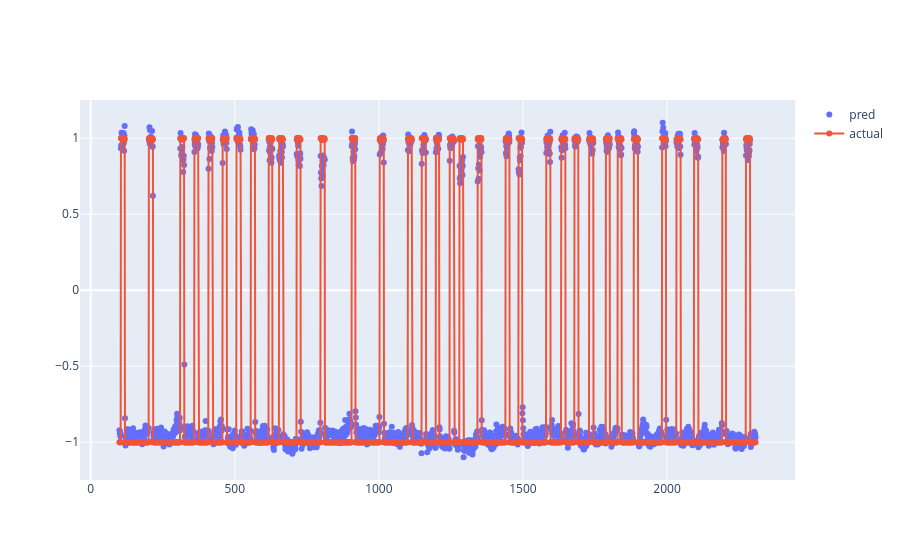

The cell this chart's notebook holds for it:
### Code cell
train_pred_df = get_batch_predictions(train_data)
fig = go.Figure()
fig.add_trace(go.Scatter(x=train_pred_df["time"], y=train_pred_df["pred"], mode='markers', name='pred'))
fig.add_trace(go.Scatter(x=train_pred_df["time"], y=train_pred_df["label"], mode='markers+lines', name='actual'))

### Figure 1 — Plotly figure (JSON) as saved in the notebook; plotly's stock layout.template omitted (floating-point values rounded to 4 significant figures; data arrays with more than 128 entries replaced by an {"elided": "..."} marker saying what was removed)
{"data": [{"mode": "markers", "name": "pred", "type": "scatter", "x": {"elided": "2208 int values"}, "y": {"elided": "2208 float values"}}, {"mode": "markers+lines", "name": "actual", "type": "scatter", "x": {"elided": "2208 int values"}, "y": {"elided": "2208 float values"}}], "layout": {}}
